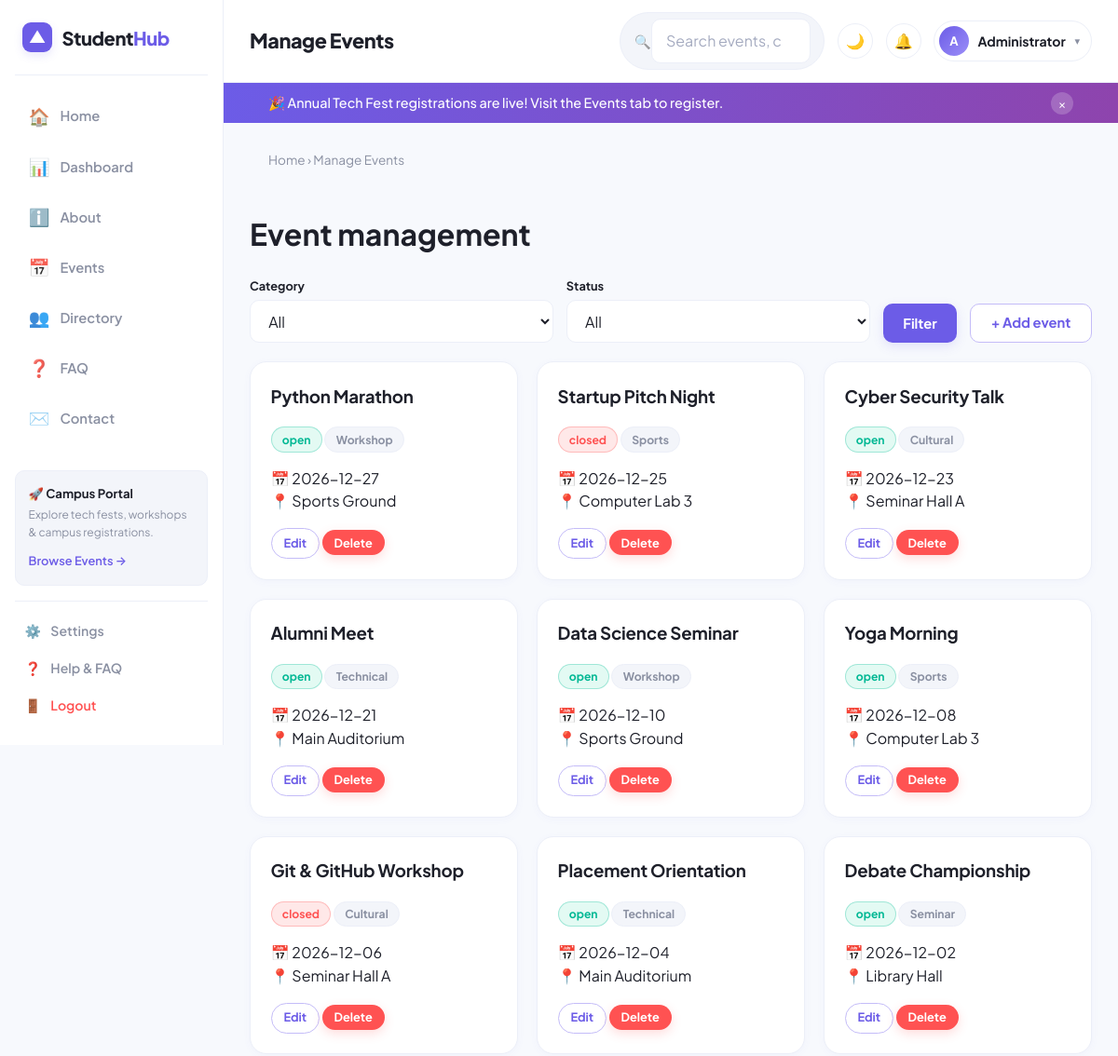
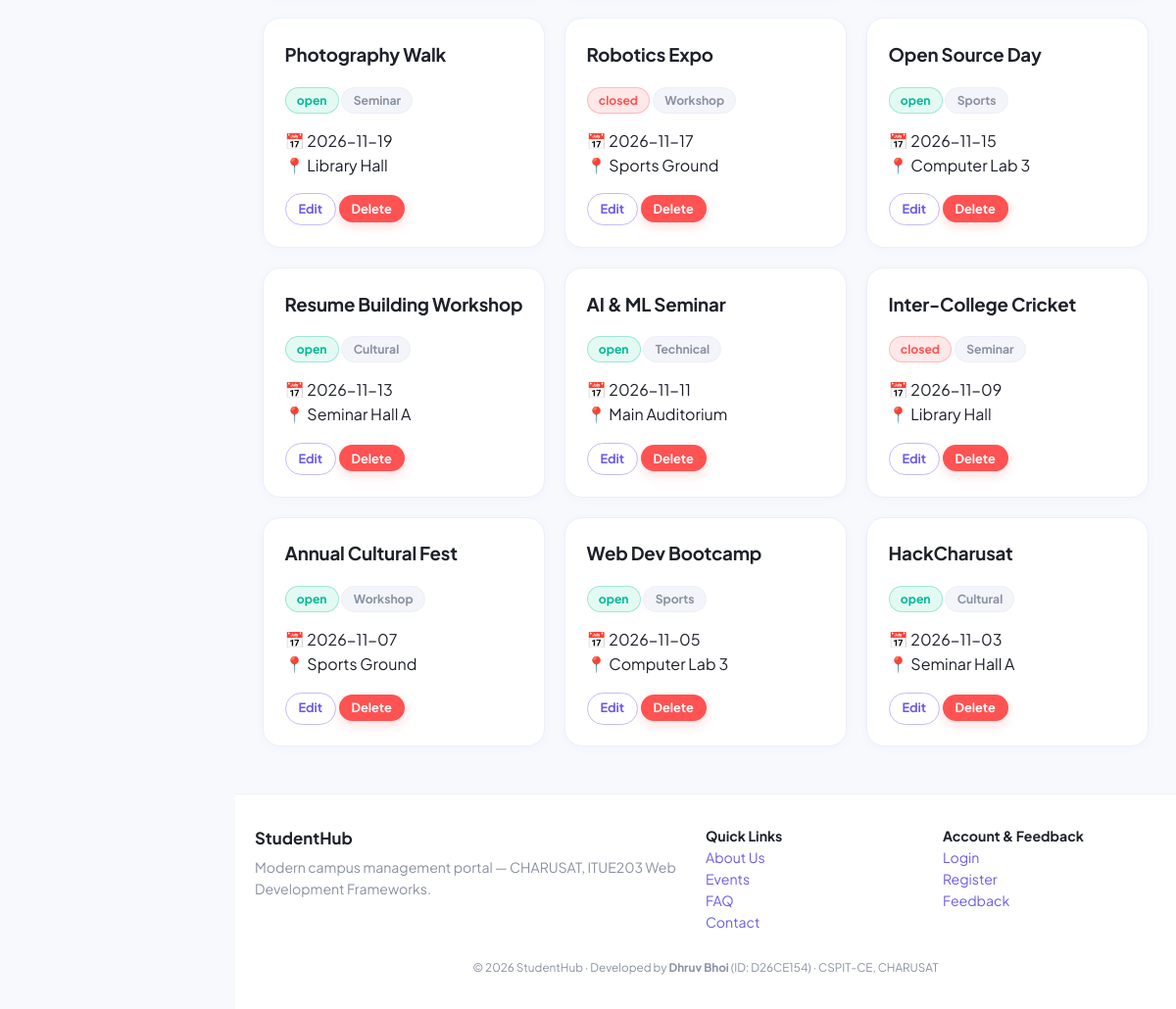
Page /manage_events.php (signed in) on the committed database (2 pictures, top to bottom).
### tables this page shows
CREATE TABLE events (
  id INT UNSIGNED AUTO_INCREMENT PRIMARY KEY,
  title VARCHAR(120) NOT NULL,
  description TEXT,
  category VARCHAR(40) NOT NULL DEFAULT 'General',
  event_date DATE NOT NULL,
  venue VARCHAR(120) NOT NULL,
  status ENUM('open','closed') NOT NULL DEFAULT 'open',
  poster VARCHAR(255) NULL,
  created_by INT UNSIGNED NULL,
  created_at TIMESTAMP DEFAULT CURRENT_TIMESTAMP,
  FOREIGN KEY (created_by) REFERENCES users(id) ON DELETE SET NULL
);

### includes/functions.php (called while the page is built, shortened)
<?php
function e($v): string { return htmlspecialchars((string)$v, ENT_QUOTES, 'UTF-8'); }

### manage_events.php (the view, shortened to what this page needs)
<?php
$pageTitle = 'Manage Events'; require_once 'includes/functions.php'; require_once 'includes/db.php';
$action = $_GET['action'] ?? 'list'; $errors = [];
$ev = ['id'=>0,'title'=>'','description'=>'','category'=>'Technical','event_date'=>date('Y-m-d', strtotime('+7 days')),'venue'=>'','status'=>'open','poster'=>null];
$categories = ['Technical','Cultural','Sports','Workshop','Seminar','General'];
$sql = 'SELECT * FROM events WHERE 1=1'; $par = [];
$list = $pdo->prepare($sql . ' ORDER BY event_date DESC'); $list->execute($par); $events = $list->fetchAll();
require 'includes/header.php'; ?>
<h1>Event management</h1>
<?php if (in_array($action, ['add','edit'], true)): ?>
<form method="post" enctype="multipart/form-data" class="card form-card" novalidate><?= csrf_field() ?><input type="hidden" name="do" value="save"><input type="hidden" name="id" value="<?= (int)$ev['id'] ?>">
  <h2><?= $ev['id'] ? 'Edit event' : 'Add event' ?></h2>
  <?php if (isset($errors['form'])): ?><div class="alert error"><?= e($errors['form']) ?></div><?php endif; ?>
  <div class="form-grid">
    <div><label for="title">Title</label><input id="title" name="title" value="<?= e($ev['title']) ?>"><div class="error-msg"><?= e($errors['title'] ?? '') ?></div></div>
    <div><label for="description">Description</label><textarea id="description" name="description" rows="3"><?= e($ev['description']) ?></textarea></div>
    <div class="form-grid two"><div><label for="category">Category</label><select id="category" name="category"><?php foreach ($categories as $c): ?><option <?= $ev['category']===$c?'selected':'' ?>><?= $c ?></option><?php endforeach; ?></select></div>
    <div><label for="status">Status</label><select id="status" name="status"><option value="open" <?= $ev['status']==='open'?'selected':'' ?>>Open</option><option value="closed" <?= $ev['status']==='closed'?'selected':'' ?>>Closed</option></select></div></div>
    <div class="form-grid two"><div><label for="event_date">Date</label><input type="date" id="event_date" name="event_date" value="<?= e($ev['event_date']) ?>"><div class="error-msg"><?= e($errors['event_date'] ?? '') ?></div></div>
    <div><label for="venue">Venue</label><input id="venue" name="venue" value="<?= e($ev['venue']) ?>"><div class="error-msg"><?= e($errors['venue'] ?? '') ?></div></div></div>
    <div><label for="poster">Poster (JPG/PNG/WEBP, max 2 MB)</label><input type="file" id="poster" name="poster" accept="image/jpeg,image/png,image/webp"><div class="error-msg"><?= e($errors['poster'] ?? '') ?></div>
      <?php if (!empty($ev['poster'])): ?><p class="hint">Current: <?= e($ev['poster']) ?></p><?php endif; ?></div>
    <div><button class="btn">Save</button> <a class="btn secondary" href="manage_events.php">Cancel</a></div>
  </div>
</form>
<?php else: ?>
<form class="toolbar" method="get">
  <div><label for="category">Category</label><select id="category" name="category"><option value="">All</option></select></div>
  <div><label for="status">Status</label><select id="status" name="status"><option value="">All</option></select></div>
  <button class="btn">Filter</button> <a class="btn secondary" href="manage_events.php?action=add">+ Add event</a>
</form>
<div class="grid cols-3">
<?php foreach ($events as $x): ?><article class="card">
  <h3><?= e($x['title']) ?></h3><p><span class="badge <?= e($x['status']) ?>"><?= e($x['status']) ?></span> <span class="badge"><?= e($x['category']) ?></span></p><p>📅 <?= e($x['event_date']) ?><br>📍 <?= e($x['venue']) ?></p>
  <a class="btn small secondary" href="manage_events.php?action=edit&id=<?= $x['id'] ?>">Edit</a>
  <form method="post" style="display:inline"><button class="btn small danger" data-confirm="Delete this event?">Delete</button></form></article>
<?php endforeach; if (!$events): ?><p class="loading">No events found.</p><?php endif; ?></div>
<?php endif; ?>
<?php require 'includes/footer.php'; ?>

### assets/css/style.css (style rules this page uses)
:root { --font-sans: 'Plus Jakarta Sans', system-ui, -apple-system, BlinkMacSystemFont, 'Segoe UI', Roboto, sans-serif; --bg: #F7F9FD; --surface: #FFFFFF; --surface-hover: #FAFBFD; --surface-subtle: #F3F5FA; --primary: #6C5CE7; --primary-hover: #5A48DE; --primary-light: #EEECFE; --primary-glow: rgba(108, 92, 231, 0.15); --accent-yellow: #FFB84C; --accent-cyan: #00CEC9; --accent-pink: #FD79A8; --text: #1E202A; --muted: #8A90A2; --muted-light: #A5ABC0; --border: #ECEFF8; --border-focus: #C4BCF8; --danger: #FF5252; --danger-light: #FFE8E8; --success: #00B894; --success-light: #E3FAF3; --warning: #FFA800; --warning-light: #FFF4DE; --radius: 18px; --radius-sm: 10px; --radius-xs: 6px; --radius-pill: 9999px; --shadow-sm: 0 2px 8px rgba(108, 92, 231, 0.04); --shadow: 0 6px 20px rgba(108, 92, 231, 0.06); --shadow-hover: 0 10px 30px rgba(108, 92, 231, 0.12); --shadow-modal: 0 20px 50px rgba(18, 20, 35, 0.18); --sidebar-w: 240px; }
*, *::before, *::after { box-sizing: border-box; }
html { scroll-behavior: smooth; }
body { margin: 0; font-family: var(--font-sans); background-color: var(--bg); color: var(--text); line-height: 1.55; -webkit-font-smoothing: antialiased; -moz-osx-font-smoothing: grayscale; transition: background-color 0.25s ease, color 0.25s ease; }
a { color: var(--primary); text-decoration: none; transition: color 0.15s ease; }
button, input, select, textarea { font-family: inherit; }
.grid { display: grid; gap: 1.25rem; grid-template-columns: 1fr; }
@media (min-width: 960px) { .grid.cols-3 { grid-template-columns: repeat(3, 1fr); } }
.card { background: var(--surface); border: 1px solid var(--border); border-radius: var(--radius); padding: 1.35rem; box-shadow: var(--shadow-sm); transition: transform 0.2s ease, box-shadow 0.2s ease, border-color 0.2s ease; }
.card h2, .card h3 { margin-top: 0; font-weight: 700; letter-spacing: -0.01em; }
.btn { display: inline-flex; align-items: center; justify-content: center; gap: 0.45rem; background: var(--primary); color: #FFFFFF !important; border: 0; padding: 0.65rem 1.35rem; border-radius: var(--radius-pill); font-size: 0.92rem; font-weight: 700; cursor: pointer; text-decoration: none; transition: all 0.18s ease; box-shadow: 0 4px 12px var(--primary-glow); }
.btn.secondary, .btn.btn-outline { background: var(--surface); color: var(--primary) !important; border: 1px solid var(--border-focus); box-shadow: none; }
.btn.danger { background: var(--danger); box-shadow: 0 4px 12px rgba(255, 82, 82, 0.2); }
.btn.small { padding: 0.35rem 0.8rem; font-size: 0.8rem; }
.badge { display: inline-flex; align-items: center; padding: 0.2rem 0.7rem; border-radius: var(--radius-pill); font-size: 0.76rem; font-weight: 700; background: var(--surface-subtle); color: var(--muted); border: 1px solid var(--border); }
.badge.open, .badge.active { background: var(--success-light); color: var(--success); border-color: rgba(0, 184, 148, 0.3); }
.badge.closed, .badge.inactive, .badge.deleted { background: var(--danger-light); color: var(--danger); border-color: rgba(255, 82, 82, 0.3); }
label { display: block; font-weight: 700; font-size: 0.88rem; margin-bottom: 0.35rem; color: var(--text); }
input[type=text], input[type=email], input[type=tel], input[type=password], input[type=date], input[type=search], input[type=number], select, textarea, input[type=file] { width: 100%; padding: 0.65rem 0.95rem; border: 1px solid var(--border); border-radius: var(--radius-sm); background: var(--surface); color: var(--text); font: inherit; transition: all 0.15s ease; }
.toolbar { display: flex; flex-wrap: wrap; gap: 0.85rem; margin: 1.25rem 0; align-items: flex-end; }
.toolbar > * { flex: 1 1 180px; }
.toolbar .btn { height: 2.65rem; border-radius: var(--radius-sm); flex: 0 0 auto; }
.toolbar label { font-size: 0.8rem; margin-bottom: 0.25rem; }

### rows in the picture
events: title "Python Marathon", status "open", category "Workshop", event_date "2026-12-27", venue "Sports Ground"
events: title "Startup Pitch Night", status "closed", category "Sports", event_date "2026-12-25", venue "Computer Lab 3"
events: title "Cyber Security Talk", status "open", category "Cultural", event_date "2026-12-23", venue "Seminar Hall A"
events: title "Alumni Meet", status "open", category "Technical", event_date "2026-12-21", venue "Main Auditorium"
events: title "Data Science Seminar", status "open", category "Workshop", event_date "2026-12-10", venue "Sports Ground"
events: title "Yoga Morning", status "open", category "Sports", event_date "2026-12-08", venue "Computer Lab 3"
events: title "Git & GitHub Workshop", status "closed", category "Cultural", event_date "2026-12-06", venue "Seminar Hall A"
events: title "Placement Orientation", status "open", category "Technical", event_date "2026-12-04", venue "Main Auditorium"
events: title "Debate Championship", status "open", category "Seminar", event_date "2026-12-02", venue "Library Hall"
events: title "Photography Walk", status "open", category "Seminar", event_date "2026-11-19", venue "Library Hall"
events: title "Robotics Expo", status "closed", category "Workshop", event_date "2026-11-17", venue "Sports Ground"
events: title "Open Source Day", status "open", category "Sports", event_date "2026-11-15", venue "Computer Lab 3"
events: title "Resume Building Workshop", status "open", category "Cultural", event_date "2026-11-13", venue "Seminar Hall A"
events: title "AI & ML Seminar", status "open", category "Technical", event_date "2026-11-11", venue "Main Auditorium"
events: title "Inter-College Cricket", status "closed", category "Seminar", event_date "2026-11-09", venue "Library Hall"
events: title "Annual Cultural Fest", status "open", category "Workshop", event_date "2026-11-07", venue "Sports Ground"
events: title "Web Dev Bootcamp", status "open", category "Sports", event_date "2026-11-05", venue "Computer Lab 3"
events: title "HackCharusat", status "open", category "Cultural", event_date "2026-11-03", venue "Seminar Hall A"

### other values in the picture
$icon "🏠"
$label "Home"
$icon "📊"
$label "Dashboard"
$icon "ℹ️"
$label "About"
$icon "📅"
$label "Events"
$icon "👥"
$label "Directory"
$icon "❓"
$label "FAQ"
$icon "✉️"
$label "Contact"
$pageTitle "Manage Events"
